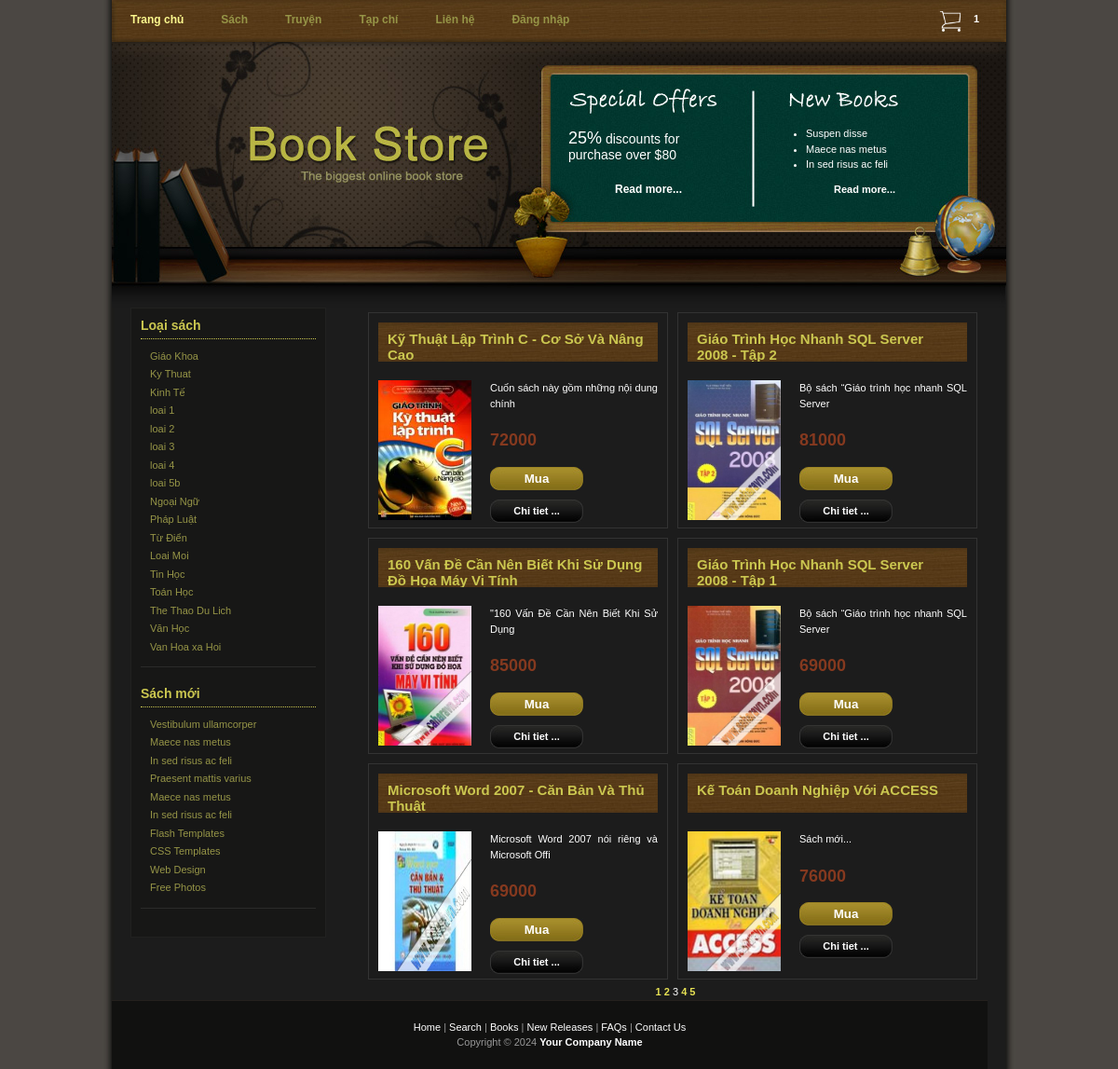
/index.php?p=3, run on the app's committed database.
### tables this page shows
CREATE TABLE IF NOT EXISTS `loai` (
  `maloai` varchar(5) NOT NULL,
  `tenloai` varchar(50) NOT NULL,
  PRIMARY KEY (`maloai`)
);

CREATE TABLE IF NOT EXISTS `sach` (
  `masach` varchar(15) NOT NULL,
  `tensach` varchar(250) NOT NULL,
  `mota` text NOT NULL,
  `gia` int(10) NOT NULL,
  `hinh` varchar(50) NOT NULL,
  `manxb` varchar(5) NOT NULL,
  `maloai` varchar(5) NOT NULL,
  PRIMARY KEY (`masach`),
  KEY `manxb` (`manxb`,`maloai`),
  KEY `maloai` (`maloai`),
  CONSTRAINT `sach_ibfk_1` FOREIGN KEY (`manxb`) REFERENCES `nhaxb` (`manxb`) ON UPDATE CASCADE,
  CONSTRAINT `sach_ibfk_2` FOREIGN KEY (`maloai`) REFERENCES `loai` (`maloai`) ON UPDATE CASCADE
);

### classes/Db.class.php (called while the page is built, shortened)
<?php
class Db{
		private $pdo= null;
		public function __construct()
		{
			$driver="mysql:host=". HOST."; dbname=". DB_NAME;
			try
			{
				$this->pdo = new PDO($driver, DB_USER, DB_PASS);
				$this->pdo->query("set names 'utf8' ");
			}
			catch(PDOException $e)
			{
				echo "Err:". $e->getMessage();	exit();
			}
		}
		private function query($sql, $arr = array(), $mode = PDO::FETCH_ASSOC)
		{
			$stm = $this->pdo->prepare($sql);
			if (!$stm->execute( $arr))
				{
				echo "Sql lỗi.";
				echo $this->sql_debug($sql,$arr);
				}
			return $stm->fetchAll($mode);
		}
		public function exeQuery($sql,  $arr = array(), $mode = PDO::FETCH_ASSOC)
		{
			return $this->query($sql, $arr, $mode);
		}
	}
?>

### classes/Loai.class.php (called while the page is built, shortened)
<?php
class Loai extends Db{
	public function tatCa()
	{
		$sql="select * from loai";
		return $this->exeQuery($sql);
	}
}
?>

### classes/Sach.class.php (called while the page is built, shortened)
<?php
class Sach extends Db{
	public function tongSoSach()
	{
		$sql="select count(*) from sach";
		$t=$this->exeQuery($sql,array(),PDO::FETCH_NUM);
		return $t[0][0];
	}
}
?>

### index.php (the view, shortened to what this page needs)
<!DOCTYPE html>
<html>
<head>
    <link href="css/templatemo_style.css" rel="stylesheet" type="text/css" />
    <link href="css/modal.css" rel="stylesheet" type="text/css" />
</head>
<body>
<?php
    $db=new Db();
?>
<div id="templatemo_container">
	<div id="templatemo_menu">
    	<ul>
            <li><a href="index.php" class="current">Trang chủ</a></li>
            <li><a href="subpage.html">Sách</a></li>
            <li><a href="subpage.html">Truyện</a></li>
            <li><a href="#">Tạp chí</a></li>
            <li><a href="#">Liên hệ</a></li>
            <li>
            <?php
                if(isset($_SESSION['user']))
                    echo "Xin chao ",$_SESSION['user'];
                else
                    echo '<a href="#" id="myBtn" onclick="moformlogin()">Đăng nhập</a>';
            ?>
            </li>
        </ul>
        <div id="cartinfo">1</div>
        <div id="cart-box">
            <a href="index.php?mo=cart"><img width="30" class="cart" src="images/cart-lrg.png"  alt="Cart" /></a>
        </div>
    </div>
    <div id="templatemo_header">
    	<div id="templatemo_special_offers">
        	<p>
                <span>25%</span> discounts for
        purchase over $80
        	</p>
			<a href="subpage.html" style="margin-left: 50px;">Read more...</a>
        </div>
        <div id="templatemo_new_books">
        	<ul>
                <li>Suspen disse</li>
                <li>Maece nas metus</li>
                <li>In sed risus ac feli</li>
            </ul>
            <a href="subpage.html" style="margin-left: 50px;">Read more...</a>
        </div>
    </div>
    <div id="templatemo_content">
        <div id="templatemo_content_left">
        	<div class="templatemo_content_left_section">
            	<h1>Loại sách</h1>
                <ul>
                <?php
                $loaiDB=new Loai();
                $loais=$loaiDB->tatCa();
                foreach($loais as $loai)
                {
                ?>
                    <li><a href="index.php?loai=<?php echo $loai['maloai']; ?>"><?php echo $loai['tenloai']; ?></a></li>
                <?php } ?>
            	</ul>
            </div>
			<div class="templatemo_content_left_section">
            	<h1>Sách mới</h1>
                <ul>
                    <li><a href="#">Vestibulum ullamcorper</a></li>
                    <li><a href="#">Maece nas metus</a></li>
                    <li><a href="#">In sed risus ac feli</a></li>
                    <li><a href="#">Praesent mattis varius</a></li>
                    <li><a href="#">Maece nas metus</a></li>
                    <li><a href="#">In sed risus ac feli</a></li>
                    <li><a href="#">Flash Templates</a></li>
                    <li><a href="#">CSS Templates</a></li>
                    <li><a href="#">Web Design</a></li>
                    <li><a href="http://www.photovaco.com" target="_parent">Free Photos</a></li>
            	</ul>
            </div>
        </div>
        <div id="templatemo_content_right">
            <?php include "sach.php"; ?>
        </div>
    </div>
    <div id="templatemo_footer">
	       <a href="subpage.html">Home</a> | <a href="subpage.html">Search</a> | <a href="subpage.html">Books</a> | <a href="#">New Releases</a> | <a href="#">FAQs</a> | <a href="#">Contact Us</a><br />
        Copyright © 2024 <a href="#"><strong>Your Company Name</strong></a>
    </div>
</div>
</body>
</html>

### sach.php (shortened to what this page needs)
<?php
$sachDB=new Sach();
if(isset($_GET['loai']))
{
    $tongSach=$sachDB->tongSoSach1Loai($_GET['loai']);
}else
{
    $tongSach=$sachDB->tongSoSach();
}
$page=isset($_GET['p'])?$_GET['p']:1;
$bd=($page-1)*SACH_1_TRANG;
if(isset($_GET['loai']))
{
    $sachs=$db->exeQuery("select masach,tensach,mota, gia,hinh from sach where maloai=? limit $bd,".SACH_1_TRANG,array($_GET['loai']));
}else
{
    $sachs=$db->exeQuery("select masach,tensach,mota, gia,hinh from sach limit $bd,".SACH_1_TRANG);
}
foreach($sachs as $sach)
{
?>
<div class="templatemo_product_box">
    <h1><?php echo $sach['tensach'];?></h1>
    <img src="images/sach/<?php echo $sach['hinh'];?>" alt="image" />
    <div class="product_info">
        <p><?php echo substr($sach['mota'],0,50);?></p>
        <h3><?php echo $sach['gia'];?></h3>
        <button class="buy_now_button my-btn" type="button" onclick="chonMua('<?php echo $sach['masach'];?>')"> Mua </button>
        <div class="detail_button"><a href="#">Chi tiet ...</a></div>
    </div>
</div>
<?php } ?>
<div class="phantrang" style="text-align:center">
    <?php
    $sotrang=ceil($tongSach/SACH_1_TRANG);
    if($sotrang>1)
    for($i=1;$i<=$sotrang;$i++)
        if($i==$page)
            echo " ",$i," ";
        else
        if(isset($_GET['loai']))
        echo '<a href="index.php?loai='.$_GET['loai'].'&p='.$i.'"> ',$i,' </a>';
        else
            echo '<a href="index.php?p='.$i.'"> ',$i,' </a>';
    ?>
</div>

### css/templatemo_style.css (style rules this page uses)
body { margin: 0; padding: 0; line-height: 1.5em; font-family: Verdana, Arial, san-serif; font-size: 11px; color: #ffffff; background: #4b4743; }
a:link, a:visited { color: #e6e154; text-decoration: none; font-weight: bold; }
p { margin: 0px; padding: 0px; }
img { margin: 0px; padding: 0px; border: none; }
.buy_now_button { text-align: center; border: none; width: 100px; padding: 5px 0 5px 0; margin-bottom: 10px; background: url(../images/templatemo_btn_02.jpg) no-repeat; color: #FFFFFF; font-weight: bold; text-decoration: none; }
.detail_button a { clear: both; text-align: center; display: block; width: 100px; padding: 4px 0 5px 0; margin-bottom: 10px; background: url(../images/templatemo_btn_01.jpg) no-repeat; color: #ffffff; font-weight: bold; text-decoration: none; }
#templatemo_container { width: 960px; margin: 0 auto; padding: 0 10px; background: #1c1c1b url(images/templatemo_bg.jpg) repeat-y; }
#templatemo_menu { clear: both; width: 960px; height: 45px; background: url(../images/templatemo_menu_bg.jpg) no-repeat; }
#templatemo_menu ul { padding: 13px 0 0 0; margin: 0; list-style: none; }
#templatemo_menu ul li { display: inline; }
#templatemo_menu ul li a { float: left; padding: 0 20px; font-size: 12px; font-weight: bold; text-align: center; text-decoration: none; color: #969547; }
#templatemo_menu li a:hover, #templatemo_menu li .current { color: #fcf88e; }
#templatemo_header { clear: both; width: 960px; height: 285px; padding: 0; margin: 0; background: url(../images/templatemo_header_bg.jpg) no-repeat; }
#templatemo_header a,a:hover { color: #ffffff; }
#templatemo_header #templatemo_special_offers { float: left; font-size: 14px; margin-top: 95px; margin-left: 490px; width: 180px; }
#templatemo_special_offers a { font-size: 12px; }
#templatemo_special_offers p { margin: 0 0 20px 0; }
#templatemo_special_offers p span { font-size: 18px; }
#templatemo_header #templatemo_new_books { float: left; margin-top: 90px; margin-left: 55px; width: 180px; }
#templatemo_new_books ul { margin: 0 0 10px 0; padding: 0 0 0 20px; }
#templatemo_new_books li { margin: 0; padding: 0; }
#templatemo_content { clear: both; width: 920px; padding: 0 20px; }
#templatemo_content #templatemo_content_left { float: left; width: 188px; padding: 10px; background-color: #171716; border: 1px solid #212120; }
#templatemo_content #templatemo_content_right { float: right; width: 670px; }
#templatemo_content_left .templatemo_content_left_section { clear: both; padding-bottom: 10px; border-bottom: 1px solid #2b2b2a; margin-bottom: 20px; }
.templatemo_content_left_section h1 { font-size: 14px; color: #cbc750; padding: 0 0 5px 0; margin: 0 0 10px 0; border-bottom: 1px dotted #cbc750; }
.templatemo_content_left_section ul { padding: 0; margin: 0; }
.templatemo_content_left_section ul li { padding: 0 0 3px 10px; list-style: none; }
.templatemo_content_left_section ul li a { font-weight: normal; text-decoration: none; color: #969547; }
#templatemo_content_right .templatemo_product_box { float: left; width: 300px; height: 210px; padding: 10px; border: 1px solid #333; margin: 5px; }
#templatemo_content_right h1 { padding: 10px; margin: 0 0 20px 0; font-size: 15px; color: #cbc750; background: url(images/templatemo_h1_bg.jpg); }
#templatemo_content_right h3 { padding: 0; margin: 0 0 20px 0; font-size: 18px; color: #85391f; }
#templatemo_content_right p { text-align: justify; padding: 0 0 8px 0; }
.templatemo_product_box h1 { overflow: hidden; height: 22px; }
.templatemo_product_box img { float: left; margin-right: 20px; width: 100px; height: 150px; }
.templatemo_product_box .product_info { float: left; width: 180px; }
.product_info p { margin-bottom: 15px; }
#templatemo_footer { clear: both; width: 940px; padding: 20px 0px 20px 0; text-align: center; border-top: 1px solid #25211e; color: #999; background-color: #111110; }
#templatemo_footer a { color: #fff; font-weight: normal; }
#cartinfo { line-height: 24px; width: 20px; float:right; margin-right:15px; margin-top:-5px; font-weight: bold; }
#cart-box { width: 30px; float:right; margin-right:10px; margin-top:-5px; }

### data on the page
loai: tenloai "Giáo Khoa"
loai: tenloai "Ky Thuat"
loai: tenloai "Kinh Tế"
loai: tenloai "loai 1"
loai: tenloai "loai 2"
loai: tenloai "loai 3"
loai: tenloai "loai 4"
loai: tenloai "loai 5b"
loai: tenloai "Ngoại Ngữ"
loai: tenloai "Pháp Luật"
loai: tenloai "Từ Điển"
loai: tenloai "Loai Moi"
loai: tenloai "Tin Học"
loai: tenloai "Toán Học"
loai: tenloai "The Thao Du Lich"
loai: tenloai "Văn Học"
loai: tenloai "Van Hoa xa Hoi"
sach: tensach "Kỹ Thuật Lập Trình C - Cơ Sở Và Nâng Cao", hinh (picture), mota "Cuốn sách này gồm những nội dung chính", gia "72000"
sach: tensach "Giáo Trình Học Nhanh SQL Server 2008 - Tập 2", hinh (picture), mota "Bộ sách “Giáo trình học nhanh SQL Server", gia "81000"
sach: tensach "160 Vấn Đề Cần Nên Biết Khi Sử Dụng Đồ Họa Máy Vi Tính", hinh (picture), mota "\"160 Vấn Đề Cần Nên Biết Khi Sử Dụng", gia "85000"
sach: tensach "Giáo Trình Học Nhanh SQL Server 2008 - Tập 1", hinh (picture), mota "Bộ sách “Giáo trình học nhanh SQL Server", gia "69000"
sach: tensach "Microsoft Word 2007 - Căn Bản Và Thủ Thuật", hinh (picture), mota "Microsoft Word 2007 nói riêng và Microsoft Offi", gia "69000"
sach: tensach "Kế Toán Doanh Nghiệp Với ACCESS", hinh (picture), mota "Sách mới...", gia "76000"
